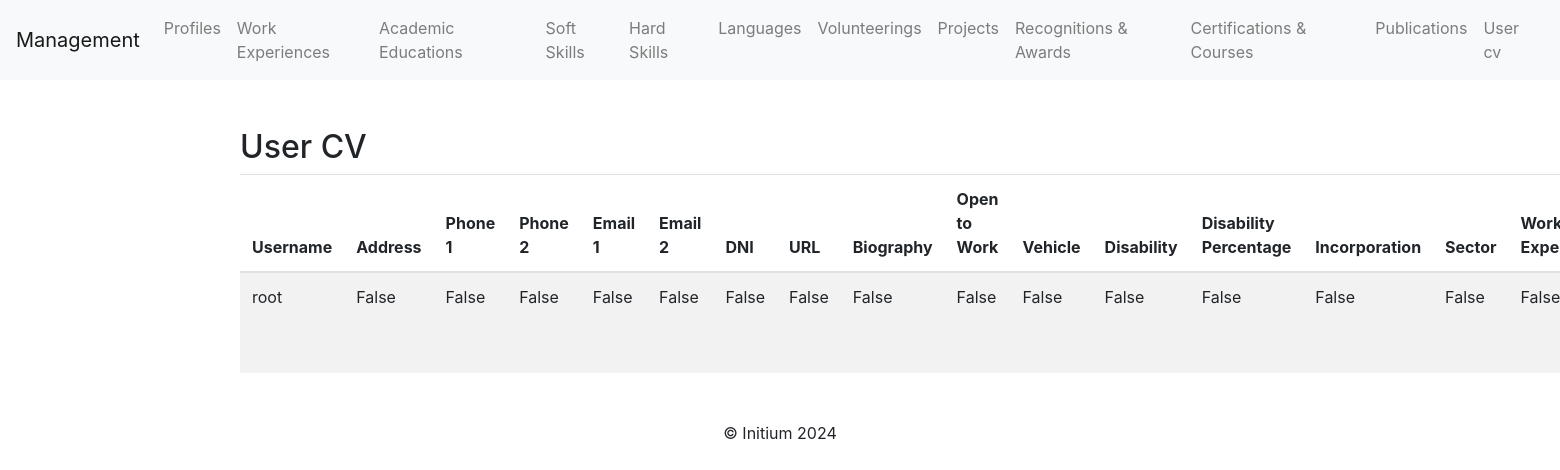
Before: /user_cvs/ with the older database file.
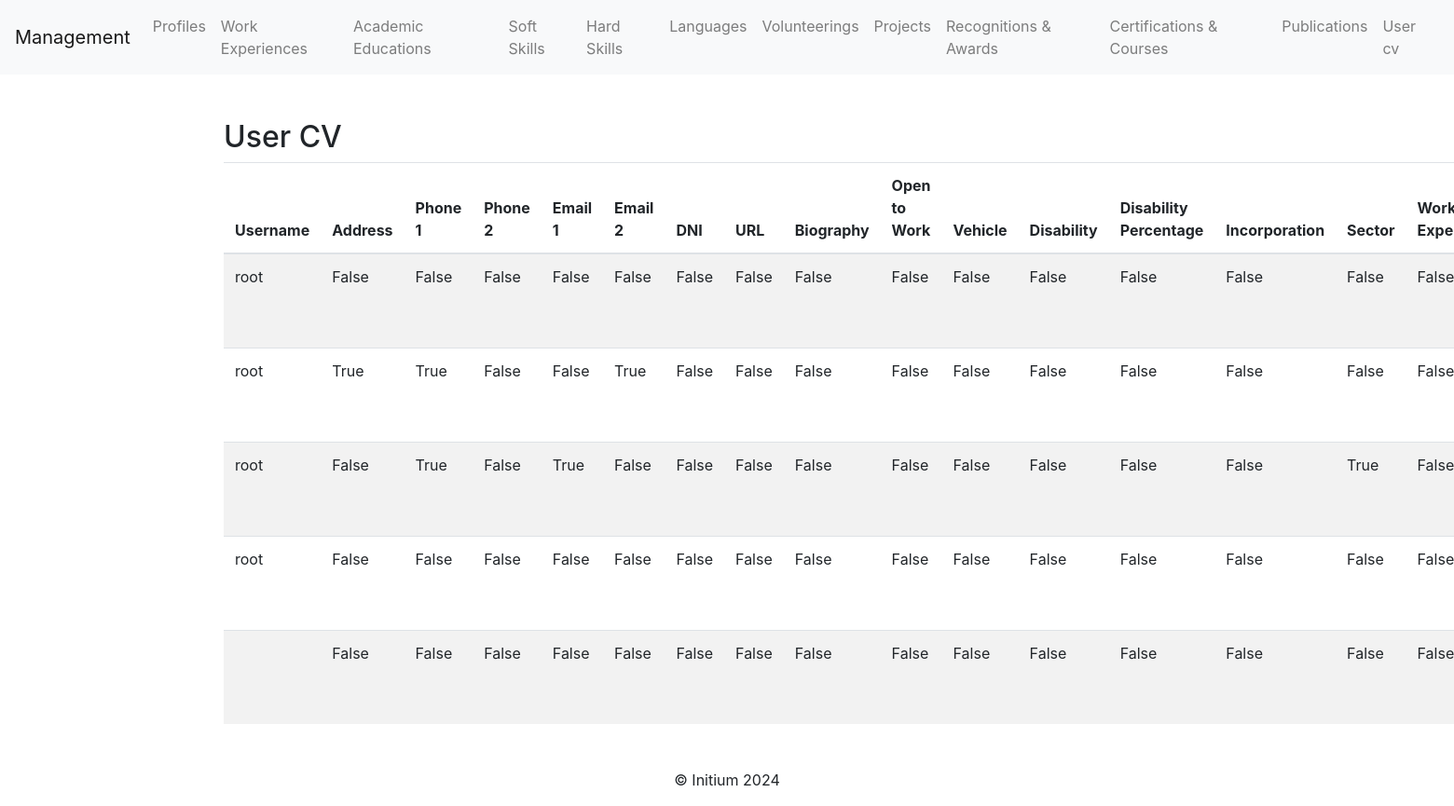
After: the same page with the newer database file.
### profile_cv/models.py (models this page shows, shortened)
class User_cv(models.Model):
    profile_cv = models.ForeignKey(Profile_CV, on_delete=models.CASCADE, blank=True, null=True)  # One-to-one relationship with the User model
    urlCV = models.URLField(unique=True, blank=True, null=True)  # Optional URL of the user
    template = models.CharField(max_length=255)  # Template of the CV
    has_img_profile = models.BooleanField(blank=True, null=True)  # Profile picture
    has_address =  models.BooleanField(blank=True, null=True)  # User's address
    has_phone_1 = models.BooleanField(blank=True, null=True)# User's phone number
    has_phone_2 = models.BooleanField(blank=True, null=True)# User's phone number
    has_email_1 = models.BooleanField(blank=True, null=True) # User's primary email
    has_email_2 = models.BooleanField(blank=True, null=True) # Optional secondary email
    has_dni = models.BooleanField(blank=True, null=True)  # Unique DNI of the user
    has_url = models.BooleanField(blank=True, null=True)  # Optional URL of the user
    has_biography = models.BooleanField(blank=True, null=True)  # Optional biography of the user
    has_open_to_work = models.BooleanField(blank=True, null=True)
    has_vehicle = models.BooleanField(blank=False, null=True)
    has_disability = models.BooleanField(blank=True, null=True)
    has_disability_percentage = models.BooleanField(blank=True, null=True)
    has_incorporation = models.BooleanField(blank=True, null=True)  # Incorporation
    has_sector = models.BooleanField(blank=True, null=True)  # Sector
    has_category = models.BooleanField(blank=True, null=True)  # Category
    has_work_experiences = models.BooleanField(blank=True, null=True)
    has_hard_skills = models.BooleanField(blank=True, null=True)
    has_soft_skills = models.BooleanField(blank=True, null=True)
    has_languages = models.BooleanField(blank=True, null=True)
    has_academic_educations = models.BooleanField(blank=True, null=True)
    has_volunteerings = models.BooleanField(blank=True, null=True)
    has_projects = models.BooleanField(blank=True, null=True)
    has_publications = models.BooleanField(blank=True, null=True)
    has_recognitions_awards = models.BooleanField(blank=True, null=True)
    has_certifications_courses = models.BooleanField(blank=True, null=True)

class Profile_CV(models.Model):
    user = models.OneToOneField(User, on_delete=models.CASCADE)  # One-to-one relationship with the User model
    img_profile = models.ImageField(upload_to='profile_images/', blank=True)  # Profile picture
    img_1_profile = models.ImageField(upload_to='profile_images/', blank=True)  # Profile picture
    img_2_profile = models.ImageField(upload_to='profile_images/', blank=True)  # Profile picture
    img_3_profile = models.ImageField(upload_to='profile_images/', blank=True)  # Profile picture
    img_4_profile = models.ImageField(upload_to='profile_images/', blank=True)  # Profile picture
    address = models.CharField(max_length=255)  # User's address
    phone_1 = models.CharField(max_length=20)  # User's phone number
    phone_2 = models.CharField(max_length=20)  # User's phone number
    email_1 = models.EmailField()  # User's primary email
    email_2 = models.EmailField(blank=True, null=True)  # Optional secondary email
    dni = models.CharField(max_length=20, unique=True)  # Unique DNI of the user
    biography = models.TextField(blank=True, null=True)  # Optional biography of the user
    open_to_work = models.BooleanField(blank=True, null=True)
    vehicle = models.BooleanField(blank=False, null=True)
    disability = models.BooleanField(blank=True, null=True)
    disability_percentage = models.IntegerField(blank=True, null=True)
    incorporation = models.ForeignKey("IncorporationUser", on_delete=models.CASCADE)
    sector = models.ForeignKey("SectorUser", on_delete=models.CASCADE)  # Sector
    category = models.ForeignKey("CategoryUser", on_delete=models.CASCADE)  # Category
    work_experiences = models.ForeignKey("WorkExperience", on_delete=models.CASCADE)  # Work experiences
    hard_skills = models.ForeignKey("HardSkillUser", on_delete=models.CASCADE)  # Hard skills
    soft_skills = models.ForeignKey("SoftSkillUser", on_delete=models.CASCADE)  # Soft skills
    languages = models.ForeignKey("LanguageUser", on_delete=models.CASCADE)  # Languages
    academic_educations = models.ForeignKey("AcademicEducation", on_delete=models.CASCADE)  # Academic educations
    volunteerings = models.ForeignKey("Volunteering", on_delete=models.CASCADE, blank=True, null=True)  # Volunteerings
    projects = models.ForeignKey("Project", on_delete=models.CASCADE, blank=True, null=True)  # Projects
    publications = models.ForeignKey("Publication", on_delete=models.CASCADE, blank=True, null=True)  # Publications
    recognitions_awards = models.ForeignKey("RecognitionAward", on_delete=models.CASCADE, blank=True, null=True)  # Recognitions and awards
    certifications_courses = models.ForeignKey("CertificationCourse", on_delete=models.CASCADE, blank=True, null=True)  # Certifications and courses

### profile_cv/views.py (the view)
# urls.py: path('user_cvs/', user_cv_list, name='user_cv_list'),
def user_cv_list(request):
    user_cv = User_cv.objects.all()
    return render(request, "user_cv/user_cv_list.html", {"user_cv": user_cv})

### profile_cv/templates/user_cv/user_cv_list.html (shortened to what this page needs)
{% extends 'base.html' %}
{% block content %}
<div class="container mt-5">
    <h2>User CV</h2>
    <table class="table table-striped">
        <thead>
            <tr>
                <th>Username</th>
                <th>Address</th>
                <th>Phone 1</th>
                <th>Phone 2</th>
                <th>Email 1</th>
                <th>Email 2</th>
                <th>DNI</th>
                <th>URL</th>
                <th>Biography</th>
                <th>Open to Work</th>
                <th>Vehicle</th>
                <th>Disability</th>
                <th>Disability Percentage</th>
                <th>Incorporation</th>
                <th>Sector</th>
                <th>Work Experiences</th>
            </tr>
        </thead>
        <tbody>
            {% for user_cv in user_cv %}
            <tr>
                <td>{{ user_cv.profile_cv.user.username }}</td>
                <td>{{ user_cv.has_address }}</td>
                <td>{{ user_cv.has_phone_1 }}</td>
                <td>{{ user_cv.has_phone_2 }}</td>
                <td>{{ user_cv.has_email_1 }}</td>
                <td>{{ user_cv.has_email_2 }}</td>
                <td>{{ user_cv.has_dni }}</td>
                <td>{{ user_cv.has_url }}</td>
                <td>{{ user_cv.has_biography }}</td>
                <td>{{ user_cv.has_open_to_work }}</td>
                <td>{{ user_cv.has_vehicle }}</td>
                <td>{{ user_cv.has_disability }}</td>
                <td>{{ user_cv.has_disability_percentage }}</td>
                <td>{{ user_cv.has_incorporation }}</td>
                <td>{{ user_cv.has_sector }}</td>
                <td>{{ user_cv.has_category }}</td>
            </tr>
            {% empty %}
            <tr>
                <td colspan="25">No User CVs found.</td>
            </tr>
            {% endfor %}
        </tbody>
    </table>
</div>
{% endblock %}

### profile_cv/templates/base.html (shortened to what this page needs)
<!DOCTYPE html>
<html lang="en">
<head>
    <link href="https://stackpath.bootstrapcdn.com/bootstrap/4.5.2/css/bootstrap.min.css" rel="stylesheet">
</head>
<body>
    <nav class="navbar navbar-expand-lg navbar-light bg-light">
        <a class="navbar-brand" href="/">Management</a>
        <div class="collapse navbar-collapse">
    <ul class="navbar-nav mr-auto">
        <li class="nav-item"><a class="nav-link" href="{% url 'profile_list' %}">Profiles</a></li>
        <li class="nav-item"><a class="nav-link" href="{% url 'work_experience_list' %}">Work Experiences</a></li>
        <li class="nav-item"><a class="nav-link" href="{% url 'academic_education_list' %}">Academic Educations</a></li>
        <li class="nav-item"><a class="nav-link" href="{% url 'soft_skill_list' %}">Soft Skills</a></li>
        <li class="nav-item"><a class="nav-link" href="{% url 'hard_skill_list' %}">Hard Skills</a></li>
        <li class="nav-item"><a class="nav-link" href="{% url 'language_list' %}">Languages</a></li>
        <li class="nav-item"><a class="nav-link" href="{% url 'volunteering_list' %}">Volunteerings</a></li>
        <li class="nav-item"><a class="nav-link" href="{% url 'project_list' %}">Projects</a></li>
        <li class="nav-item"><a class="nav-link" href="{% url 'recognition_award_list' %}">Recognitions & Awards</a></li>
        <li class="nav-item"><a class="nav-link" href="{% url 'certification_course_list' %}">Certifications & Courses</a></li>
        <li class="nav-item"><a class="nav-link" href="{% url 'publication_list' %}">Publications</a></li>
        <li class="nav-item"><a class="nav-link" href="{% url 'user_cv_list' %}">User cv</a></li>
    </ul>
</div>
    </nav>
    <div class="container mt-4">
        {% block content %}
        {% endblock %}
    </div>
    <footer class="text-center mt-5">
        <p>&copy; Initium 2024</p>
    </footer>
</body>
</html>

Changed rows visible on the page:
added User_cv: profile_cv.user.username "root", has_address "True", has_phone_1 "True", has_phone_2 "False", has_email_1 "False", has_email_2 "True", has_dni "False", has_url "False", has_biography "False", has_open_to_work "False", has_vehicle "False", has_disability "False", has_disability_percentage "False", has_incorporation "False", has_sector "False", has_category "False"
added User_cv: profile_cv.user.username "root", has_address "False", has_phone_1 "True", has_phone_2 "False", has_email_1 "True", has_email_2 "False", has_dni "False", has_url "False", has_biography "False", has_open_to_work "False", has_vehicle "False", has_disability "False", has_disability_percentage "False", has_incorporation "False", has_sector "True", has_category "False"
added User_cv: profile_cv.user.username "root", has_address "False", has_phone_1 "False", has_phone_2 "False", has_email_1 "False", has_email_2 "False", has_dni "False", has_url "False", has_biography "False", has_open_to_work "False", has_vehicle "False", has_disability "False", has_disability_percentage "False", has_incorporation "False", has_sector "False", has_category "False"
added User_cv: has_address "False", has_phone_1 "False", has_phone_2 "False", has_email_1 "False", has_email_2 "False", has_dni "False", has_url "False", has_biography "False", has_open_to_work "False", has_vehicle "False", has_disability "False", has_disability_percentage "False", has_incorporation "False", has_sector "False", has_category "False"
